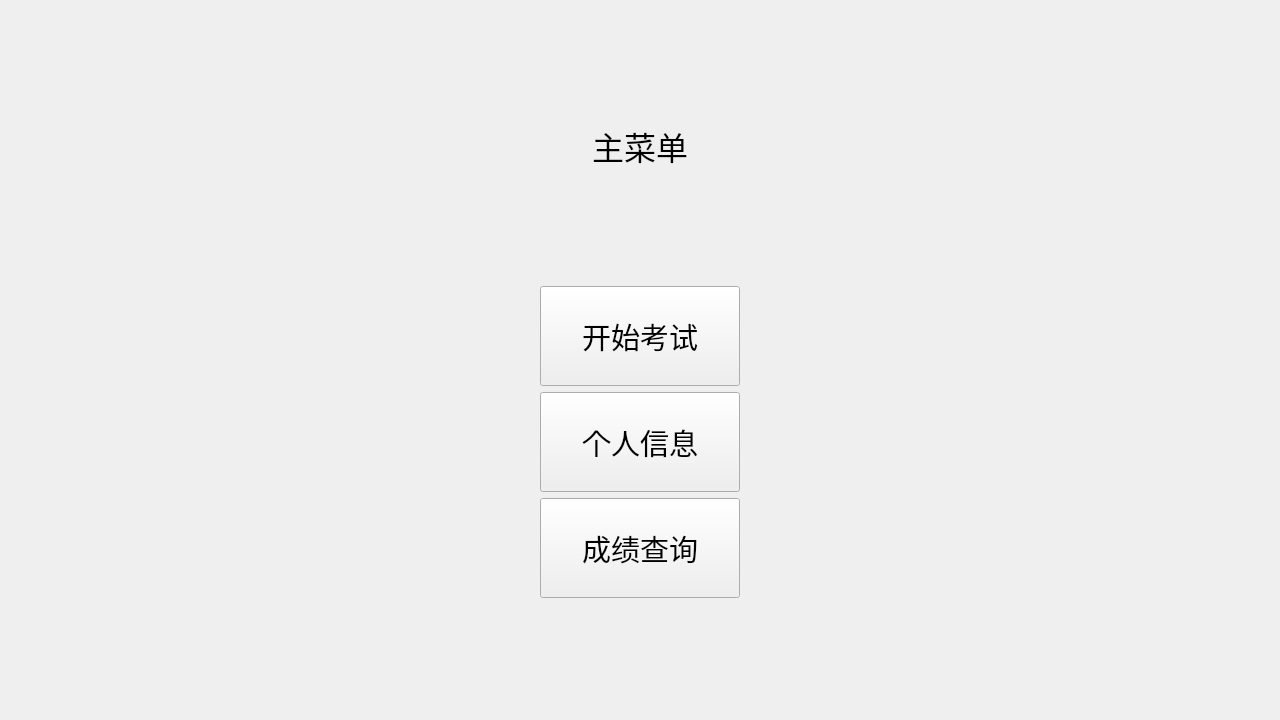
<?xml version="1.0" encoding="UTF-8"?>
<ui version="4.0">
 <class>MainMenu</class>
 <widget class="QWidget" name="MainMenu">
  <property name="geometry">
   <rect>
    <x>0</x>
    <y>0</y>
    <width>1280</width>
    <height>720</height>
   </rect>
  </property>
  <property name="minimumSize">
   <size>
    <width>1280</width>
    <height>720</height>
   </size>
  </property>
  <property name="maximumSize">
   <size>
    <width>1280</width>
    <height>720</height>
   </size>
  </property>
  <property name="windowTitle">
   <string>MainMenu</string>
  </property>
  <layout class="QGridLayout" name="gridLayout">
   <item row="1" column="1">
    <widget class="QLabel" name="label">
     <property name="font">
      <font>
       <family>微软雅黑</family>
       <pointsize>24</pointsize>
      </font>
     </property>
     <property name="text">
      <string>主菜单</string>
     </property>
     <property name="alignment">
      <set>Qt::AlignCenter</set>
     </property>
    </widget>
   </item>
   <item row="3" column="1">
    <layout class="QVBoxLayout" name="verticalLayout">
     <item>
      <widget class="QPushButton" name="pushButton_startexam">
       <property name="minimumSize">
        <size>
         <width>200</width>
         <height>100</height>
        </size>
       </property>
       <property name="maximumSize">
        <size>
         <width>200</width>
         <height>100</height>
        </size>
       </property>
       <property name="font">
        <font>
         <family>微软雅黑</family>
         <pointsize>22</pointsize>
        </font>
       </property>
       <property name="layoutDirection">
        <enum>Qt::LeftToRight</enum>
       </property>
       <property name="text">
        <string>开始考试</string>
       </property>
      </widget>
     </item>
     <item>
      <widget class="QPushButton" name="pushButton_userinfo">
       <property name="minimumSize">
        <size>
         <width>200</width>
         <height>100</height>
        </size>
       </property>
       <property name="maximumSize">
        <size>
         <width>200</width>
         <height>100</height>
        </size>
       </property>
       <property name="font">
        <font>
         <family>微软雅黑</family>
         <pointsize>22</pointsize>
        </font>
       </property>
       <property name="text">
        <string>个人信息</string>
       </property>
      </widget>
     </item>
     <item>
      <widget class="QPushButton" name="pushButton_mark">
       <property name="minimumSize">
        <size>
         <width>200</width>
         <height>100</height>
        </size>
       </property>
       <property name="maximumSize">
        <size>
         <width>200</width>
         <height>100</height>
        </size>
       </property>
       <property name="font">
        <font>
         <family>微软雅黑</family>
         <pointsize>22</pointsize>
        </font>
       </property>
       <property name="text">
        <string>成绩查询</string>
       </property>
      </widget>
     </item>
    </layout>
   </item>
   <item row="3" column="0">
    <spacer name="horizontalSpacer">
     <property name="orientation">
      <enum>Qt::Horizontal</enum>
     </property>
     <property name="sizeHint" stdset="0">
      <size>
       <width>40</width>
       <height>20</height>
      </size>
     </property>
    </spacer>
   </item>
   <item row="3" column="2">
    <spacer name="horizontalSpacer_2">
     <property name="orientation">
      <enum>Qt::Horizontal</enum>
     </property>
     <property name="sizeHint" stdset="0">
      <size>
       <width>40</width>
       <height>20</height>
      </size>
     </property>
    </spacer>
   </item>
   <item row="4" column="0">
    <spacer name="verticalSpacer">
     <property name="orientation">
      <enum>Qt::Vertical</enum>
     </property>
     <property name="sizeHint" stdset="0">
      <size>
       <width>20</width>
       <height>40</height>
      </size>
     </property>
    </spacer>
   </item>
   <item row="0" column="1">
    <spacer name="verticalSpacer_2">
     <property name="orientation">
      <enum>Qt::Vertical</enum>
     </property>
     <property name="sizeHint" stdset="0">
      <size>
       <width>20</width>
       <height>40</height>
      </size>
     </property>
    </spacer>
   </item>
   <item row="2" column="1">
    <spacer name="verticalSpacer_3">
     <property name="orientation">
      <enum>Qt::Vertical</enum>
     </property>
     <property name="sizeHint" stdset="0">
      <size>
       <width>20</width>
       <height>40</height>
      </size>
     </property>
    </spacer>
   </item>
  </layout>
 </widget>
 <resources/>
 <connections/>
</ui>
